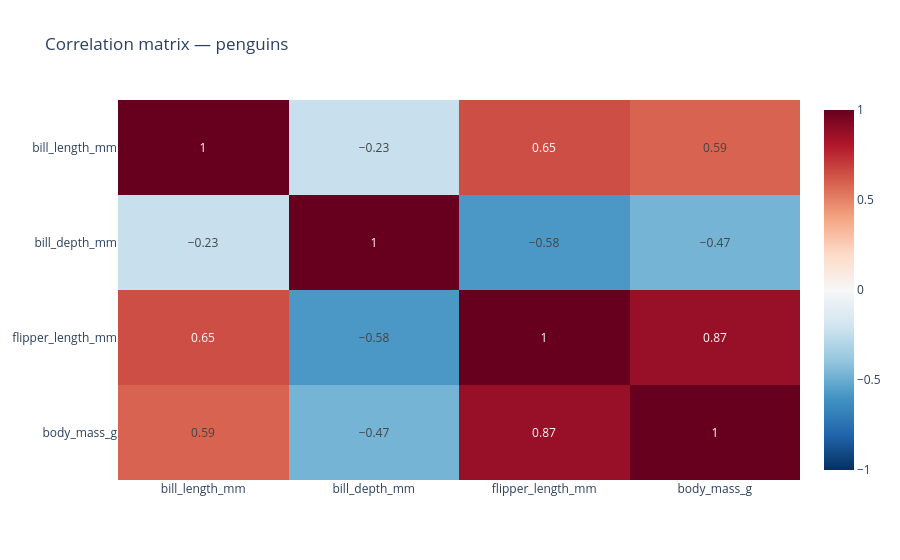

Notebook source saved alongside this figure:
### Markdown cell above
## Heatmap — `px.imshow`

Met `px.imshow` maak je een interactieve heatmap — ideaal voor correlatiematrices.

### Code cell
corr = penguins.select_dtypes(include="number").corr().round(2)

fig = px.imshow(
    corr,
    text_auto=True,  # show values in cells
    color_continuous_scale="RdBu_r",  # red = positive, blue = negative
    zmin=-1,
    zmax=1,
    title="Correlation matrix — penguins",
    aspect="auto",
)
fig.show()

### Figure 1 — Plotly figure (JSON) as saved in the notebook; plotly's stock layout.template omitted (floating-point values rounded to 4 significant figures)
{"data": [{"coloraxis": "coloraxis", "hovertemplate": "x: %{x}<br>y: %{y}<br>color: %{z}<extra></extra>", "name": "0", "texttemplate": "%{z}", "type": "heatmap", "x": ["bill_length_mm", "bill_depth_mm", "flipper_length_mm", "body_mass_g"], "xaxis": "x", "y": ["bill_length_mm", "bill_depth_mm", "flipper_length_mm", "body_mass_g"], "yaxis": "y", "z": [[1.0, -0.23, 0.65, 0.59], [-0.23, 1.0, -0.58, -0.47], [0.65, -0.58, 1.0, 0.87], [0.59, -0.47, 0.87, 1.0]]}], "layout": {"coloraxis": {"autocolorscale": false, "cmax": 1, "cmin": -1, "colorscale": [[0, "rgb(5,48,97)"], [0.1, "rgb(33,102,172)"], [0.2, "rgb(67,147,195)"], [0.3, "rgb(146,197,222)"], [0.4, "rgb(209,229,240)"], [0.5, "rgb(247,247,247)"], [0.6, "rgb(253,219,199)"], [0.7, "rgb(244,165,130)"], [0.8, "rgb(214,96,77)"], [0.9, "rgb(178,24,43)"], [1, "rgb(103,0,31)"]]}, "title": {"text": "Correlation matrix — penguins"}, "xaxis": {"anchor": "y", "domain": [0, 1]}, "yaxis": {"anchor": "x", "autorange": "reversed", "domain": [0, 1]}}}
